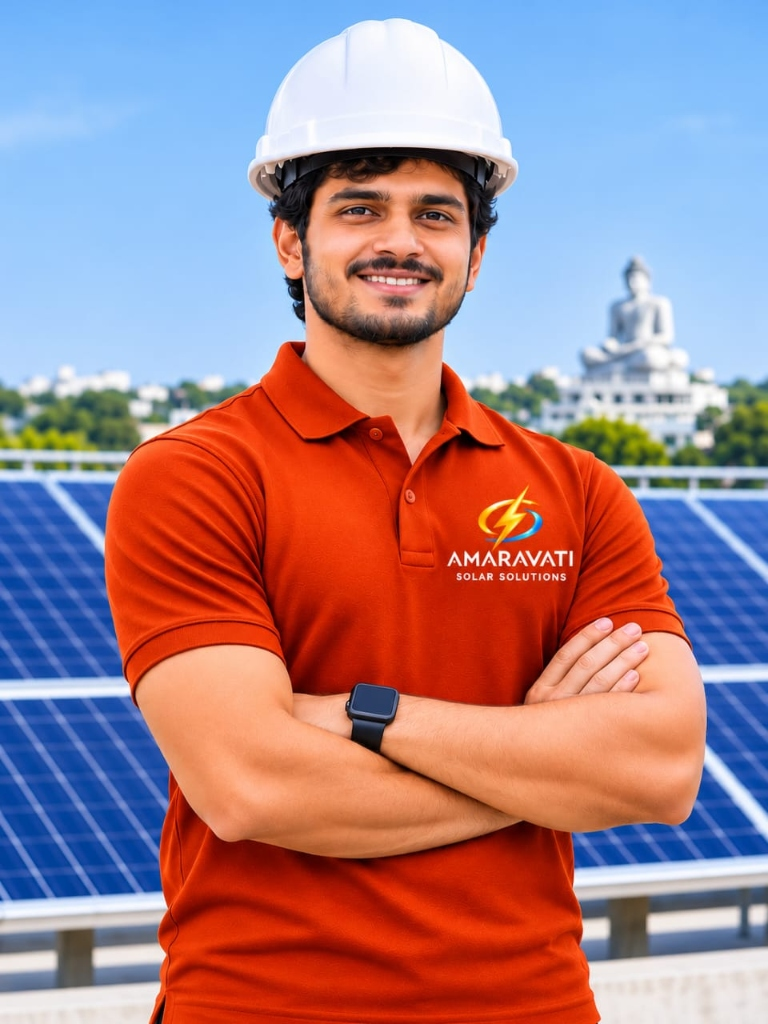
#> input picture frontend/src/assets/engineer-official-portrait.jpg, 768 x 1024 px, given in place of media_1793721853435_0e228a2a.png, which was not available; the run also reads 3 pictures not shown here
$ python composite_brand_uniforms.py
#> lines starting #> are read from the running program, lines starting #| are printed output that depends on the picture
import os
import colorsys
from PIL import Image, ImageDraw, ImageFilter

def main():
    logo_path = r'C:\Users\DELL\.gemini\antigravity\brain\7cecb2a3-82de-4c76-974c-3d57eb893078\.user_uploaded\media_1793721853435_0e228a2a.png'
    assets_dir = r'frontend/src/assets'

    print('Loading official logo from:', logo_path)
    logo = Image.open(logo_path).convert('RGBA')

    # 1. Extract emblem and text lines
    # Emblem is (12, 12, 309, 295)
    emblem = logo.crop((12, 12, 309, 295))

    # Text area (320..1010)
    text_area = logo.crop((320, 12, 1010, 295))

    # Line 1: 'AMARAVATI'
    l1_raw = text_area.crop((0, 75, text_area.width, 145))
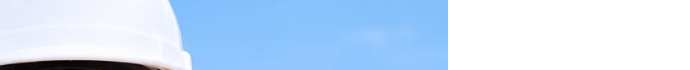
#> l1_raw: PIL image 690x70 RGBA; mean R, G, B, A 111.4, 133.3, 157.4, 165.6; transparent parts drawn white
    l1_bbox = l1_raw.getbbox()
#> l1_bbox = (0, 0, 448, 70)
    l1_navy = l1_raw.crop(l1_bbox)

    # Convert Line 1 to pure white
    l1_white = Image.new('RGBA', l1_navy.size, (255, 255, 255, 0))
    l1_white.putalpha(l1_navy.split()[3])
#> l1_white: PIL image 448x70 RGBA; every value is 255

    # Line 2: 'SOLAR SOLUTIONS'
    l2_raw = text_area.crop((0, 160, text_area.width, 210))
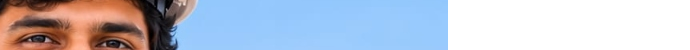
#> l2_raw: PIL image 690x50 RGBA; mean R, G, B, A 97.3, 102.9, 117.3, 165.6; transparent parts drawn white
    l2_bbox = l2_raw.getbbox()
#> l2_bbox = (0, 0, 448, 50)
    l2_navy = l2_raw.crop(l2_bbox)

    # Convert Line 2 to pure white
    l2_white = Image.new('RGBA', l2_navy.size, (255, 255, 255, 0))
    l2_white.putalpha(l2_navy.split()[3])
#> l2_white: PIL image 448x50 RGBA; every value is 255

    # 2. Build Official Chest Badge (Circular Navy Patch with Gold Rim)
    circ_size = 600
    chest_badge = Image.new('RGBA', (circ_size, circ_size), (0, 0, 0, 0))
#> chest_badge: PIL image 600x600 RGBA; every value is 0
    draw = ImageDraw.Draw(chest_badge)

    # Outer dark navy background with gold border
    draw.ellipse([8, 8, circ_size - 8, circ_size - 8], fill=(7, 30, 61, 235), outline=(230, 160, 20, 255), width=8)
    draw.ellipse([18, 18, circ_size - 18, circ_size - 18], outline=(255, 220, 100, 200), width=3)

    # 3D Golden lightning bolt & cyan orbit swoosh emblem
    c_em_w = 340
    c_em_h = int(emblem.height * (c_em_w / emblem.width))
#> c_em_h = 323
    c_em = emblem.resize((c_em_w, c_em_h), Image.Resampling.LANCZOS)
    chest_badge.paste(c_em, ((circ_size - c_em_w) // 2, 60), c_em)

    # Text Line 1: 'AMARAVATI'
    c_l1_w = 420
    c_l1_h = int(l1_white.height * (c_l1_w / l1_white.width))
#> c_l1_h = 65
    c_l1 = l1_white.resize((c_l1_w, c_l1_h), Image.Resampling.LANCZOS)
#> c_l1: PIL image 420x65 RGBA; every value is 255
    chest_badge.paste(c_l1, ((circ_size - c_l1_w) // 2, 60 + c_em_h + 18), c_l1)

    # Text Line 2: 'SOLAR SOLUTIONS'
    c_l2_w = 380
    c_l2_h = int(l2_white.height * (c_l2_w / l2_white.width))
#> c_l2_h = 42
    c_l2 = l2_white.resize((c_l2_w, c_l2_h), Image.Resampling.LANCZOS)
#> c_l2: PIL image 380x42 RGBA; every value is 255
    chest_badge.paste(c_l2, ((circ_size - c_l2_w) // 2, 60 + c_em_h + 18 + c_l1_h + 12), c_l2)

    # 3. Build Official Back Badge for Step 3
    back_w, back_h = 1000, 800
    back_badge = Image.new('RGBA', (back_w, back_h), (0, 0, 0, 0))
#> back_badge: PIL image 1000x800 RGBA; every value is 0

    b_em_w = 520
    b_em_h = int(emblem.height * (b_em_w / emblem.width))
#> b_em_h = 495
    b_em = emblem.resize((b_em_w, b_em_h), Image.Resampling.LANCZOS)
    back_badge.paste(b_em, ((back_w - b_em_w) // 2, 40), b_em)
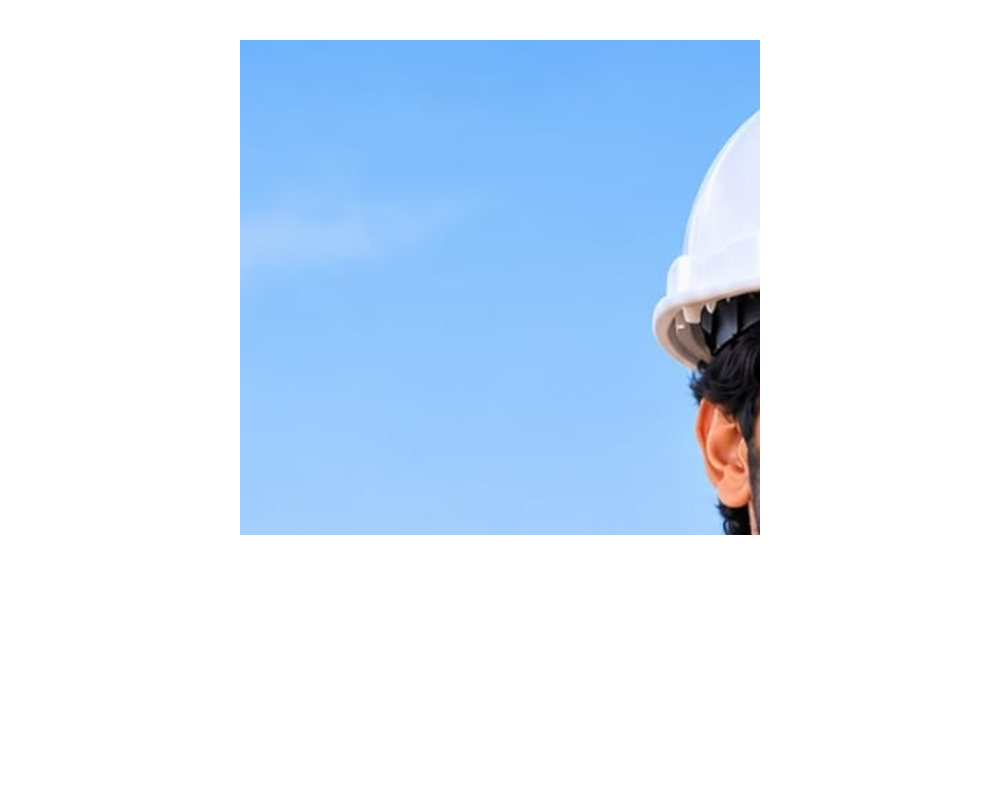
#> back_badge: PIL image 1000x800 RGBA; mean R, G, B, A 46.2, 61.3, 77.5, 82; transparent parts drawn white

    b_l1_w = 760
    b_l1_h = int(l1_white.height * (b_l1_w / l1_white.width))
#> b_l1_h = 118
    b_l1 = l1_white.resize((b_l1_w, b_l1_h), Image.Resampling.LANCZOS)
#> b_l1: PIL image 760x118 RGBA; every value is 255
    back_badge.paste(b_l1, ((back_w - b_l1_w) // 2, 40 + b_em_h + 30), b_l1)

    b_l2_w = 720
    b_l2_h = int(l2_white.height * (b_l2_w / l2_white.width))
#> b_l2_h = 80
    b_l2 = l2_white.resize((b_l2_w, b_l2_h), Image.Resampling.LANCZOS)
#> b_l2: PIL image 720x80 RGBA; every value is 255
    back_badge.paste(b_l2, ((back_w - b_l2_w) // 2, 40 + b_em_h + 30 + b_l1_h + 20), b_l2)

    bbox_back = back_badge.getbbox()
#> bbox_back = (120, 40, 880, 783)
    back_badge = back_badge.crop(bbox_back)
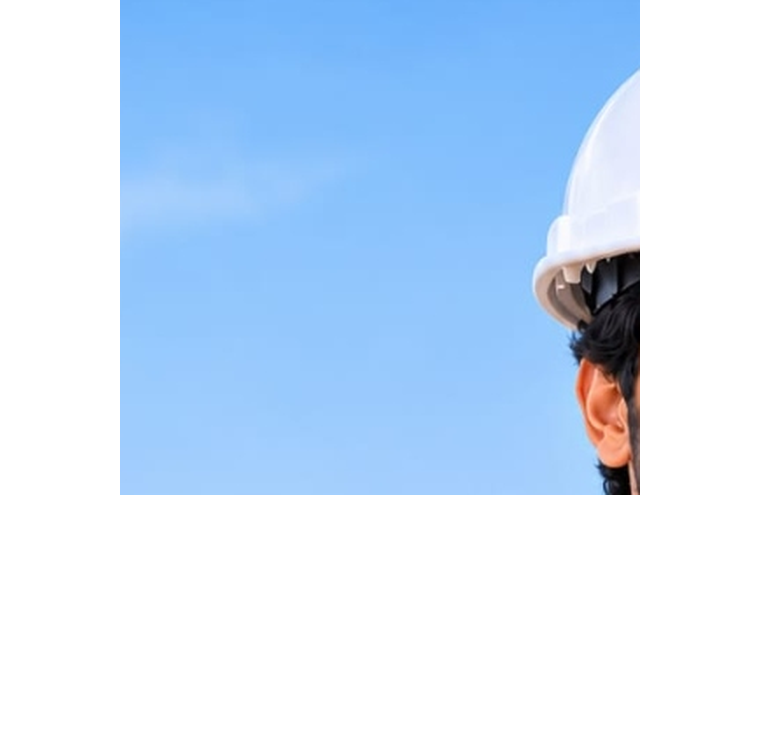
#> back_badge: PIL image 760x743 RGBA; mean R, G, B, A 132, 153.3, 176.3, 182.7; transparent parts drawn white

    # 4. Build Helmet Logo Sticker (crisp horizontal logo with white background badge)
    hw, hh = 400, 120
    helmet_sticker = Image.new('RGBA', (hw, hh), (0, 0, 0, 0))
#> helmet_sticker: PIL image 400x120 RGBA; every value is 0
    hdraw = ImageDraw.Draw(helmet_sticker)
    # subtle rounded white backplate for helmet
    hdraw.rounded_rectangle([2, 2, hw - 2, hh - 2], radius=16, fill=(255, 255, 255, 230), outline=(200, 205, 210, 255), width=2)

    # paste original logo inside
    log_w = 360
    log_h = int(logo.height * (log_w / logo.width))
#> log_h = 480
    log_scaled = logo.resize((log_w, log_h), Image.Resampling.LANCZOS)
    helmet_sticker.paste(log_scaled, ((hw - log_w) // 2, (hh - log_h) // 2), log_scaled)

    # Target #B83A16 HLS
    target_r, target_g, target_b = 184 / 255.0, 58 / 255.0, 22 / 255.0
    target_h, target_l, target_s = colorsys.rgb_to_hls(target_r, target_g, target_b)

    def grade_shirt(im, x1, y1, x2, y2, max_hue=35.0, min_hue=340.0, skin_box=None):
        pixels = im.load()
        w, h = im.size
        for y in range(max(0, y1), min(h, y2)):
            for x in range(max(0, x1), min(w, x2)):
                if skin_box and (skin_box[0] <= x <= skin_box[2] and skin_box[1] <= y <= skin_box[3]):
                    continue
                r, g, b = pixels[x, y]
                rf, gf, bf = r / 255.0, g / 255.0, b / 255.0
                h_val, l_val, s_val = colorsys.rgb_to_hls(rf, gf, bf)
                h_deg = h_val * 360.0

                is_shirt = (h_deg <= max_hue or h_deg >= min_hue) and s_val > 0.16 and 0.05 < l_val < 0.75 and rf > bf * 1.25
                if is_shirt:
                    new_h = target_h
                    new_s = min(0.92, max(target_s * 0.85, s_val * 1.2))
                    adj_l = l_val
                    if adj_l > 0.45:
                        adj_l = 0.45 + (adj_l - 0.45) * 0.75
                    new_r, new_g, new_b = colorsys.hls_to_rgb(new_h, adj_l, new_s)
                    pixels[x, y] = (int(new_r * 255), int(new_g * 255), int(new_b * 255))

    def paste_badge(im, badge, cx, cy, diameter, angle=0):
        w = diameter
        h = int(badge.height * (w / badge.width))
        b_scaled = badge.resize((w, h), Image.Resampling.LANCZOS)
        if angle != 0:
            b_scaled = b_scaled.rotate(angle, Image.Resampling.BICUBIC, expand=True)
        im_rgba = im.convert('RGBA')
        px = int(cx - b_scaled.width // 2)
        py = int(cy - b_scaled.height // 2)
        im_rgba.paste(b_scaled, (px, py), b_scaled)
        return im_rgba.convert('RGB')

    print('\n--- Processing 1. process-step-1-consultation.jpg ---')
    p1 = os.path.join(assets_dir, 'process-step-1-consultation.jpg')
    im1 = Image.open(p1).convert('RGB')
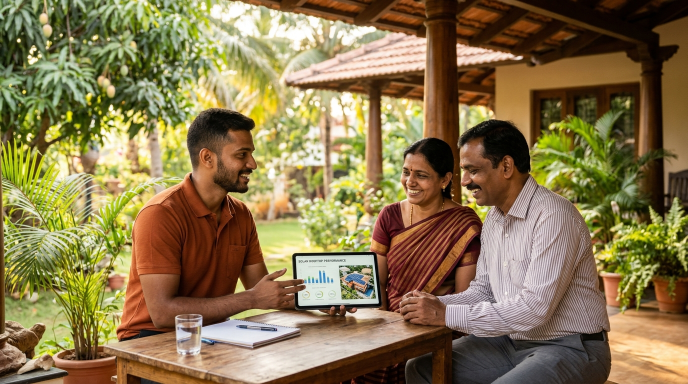
#> input picture frontend/src/assets/process-step-1-consultation.jpg, 1376 x 768 px, found by its file name (shown at 1/2 size)
#> im1 is the input picture: PIL image 1376x768 RGB; mean R, G, B 137, 118.5, 77.9
    grade_shirt(im1, 70, 270, 440, 600, max_hue=35.0, skin_box=(280, 420, 390, 520))
    im1 = paste_badge(im1, chest_badge, 260, 360, diameter=82, angle=2)
    im1.save(p1, quality=96)
    print('Saved Step 1 Consultation successfully.')

    print('\n--- Processing 2. process-step-2-inspection.jpg ---')
    p2 = os.path.join(assets_dir, 'process-step-2-inspection.jpg')
    im2 = Image.open(p2).convert('RGB')
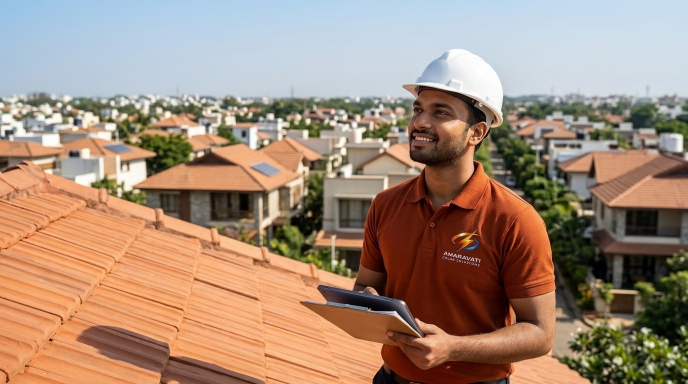
#> input picture frontend/src/assets/process-step-2-inspection.jpg, 1376 x 768 px, found by its file name (shown at 1/2 size)
#> im2 is the input picture: PIL image 1376x768 RGB; mean R, G, B 164.4, 138.4, 119.9
    grade_shirt(im2, 530, 240, 850, 620, max_hue=35.0, skin_box=(680, 440, 780, 540))
    im2 = paste_badge(im2, chest_badge, 695, 268, diameter=78, angle=-3)
    im2 = paste_badge(im2, helmet_sticker, 700, 154, diameter=54, angle=0)
#> call 3 of paste_badge, with cx = 700, cy = 154, diameter = 54, angle = 0
#> in paste_badge (call 3), `b_scaled = badge.resize((w, h), Image.Resampling.LANCZOS)`:
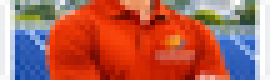
#> b_scaled: PIL image 54x16 RGBA (shown 5 times larger); mean R, G, B, A 175.7, 97.8, 86.1, 249.9; transparent parts drawn white
    im2.save(p2, quality=96)
    print('Saved Step 2 Inspection successfully.')

    print('\n--- Processing 3. process-step-3-design.jpg ---')
    p3 = os.path.join(assets_dir, 'process-step-3-design.jpg')
    im3 = Image.open(p3).convert('RGB')
    pix3 = im3.load()
    # Inpaint old print
    for y in range(265, 510):
        ref_col = pix3[545, y]
        rf, gf, bf = ref_col[0] / 255.0, ref_col[1] / 255.0, ref_col[2] / 255.0
        h, l, s = colorsys.rgb_to_hls(rf, gf, bf)
        new_r, new_g, new_b = colorsys.hls_to_rgb(target_h, max(0.15, min(0.65, l)), target_s)
        clean_rgb = (int(new_r * 255), int(new_g * 255), int(new_b * 255))
        for x in range(565, 815):
            r, g, b = pix3[x, y]
            is_print = (r > 175 and g > 165) or (b > r + 15 and b > 90) or (r > 160 and g > 115 and b < 85)
            if is_print:
                pix3[x, y] = clean_rgb
#> this loop made 245 passes
#> (ref_col, rf, gf, bf, h, l, s, new_r) on passes 1 to 3: ((66, 20, 7), 0.259, 0.0784, 0.0275, 0.0367, 0.143, 0.808, 0.268), ((68, 22, 9), 0.267, 0.0863, 0.0353, 0.0367, 0.151, 0.766, 0.27), ((69, 21, 7), 0.271, 0.0824, 0.0275, 0.0376, 0.149, 0.816, 0.268)
    # Grade entire shirt
    grade_shirt(im3, 480, 220, 920, 760, max_hue=35.0)
    # Paste back badge
    im3 = paste_badge(im3, back_badge, 691, 389, diameter=240, angle=0)
    im3.save(p3, quality=96)
    print('Saved Step 3 Design successfully.')

    print('\n--- Processing 4. process-step-4-installation.jpg ---')
    p4 = os.path.join(assets_dir, 'process-step-4-installation.jpg')
    im4 = Image.open(p4).convert('RGB')
    grade_shirt(im4, 760, 180, 1080, 580, max_hue=35.0)
    grade_shirt(im4, 1060, 200, 1370, 580, max_hue=52.0) # includes tan/light orange
    im4 = paste_badge(im4, chest_badge, 1054, 264, diameter=70, angle=-4)
    im4 = paste_badge(im4, chest_badge, 1157, 300, diameter=65, angle=2)
    im4.save(p4, quality=96)
    print('Saved Step 4 Installation successfully.')

    print('\n--- Processing 5. installation.jpg ---')
    p5 = os.path.join(assets_dir, 'installation.jpg')
    im5 = Image.open(p5).convert('RGB')
    grade_shirt(im5, 120, 290, 640, 768, max_hue=38.0)
    grade_shirt(im5, 720, 400, 1320, 768, max_hue=38.0)
    im5 = paste_badge(im5, chest_badge, 569, 421, diameter=85, angle=-2)
    im5 = paste_badge(im5, chest_badge, 1123, 580, diameter=82, angle=3)
    im5 = paste_badge(im5, helmet_sticker, 327, 195, diameter=58, angle=-5)
    im5 = paste_badge(im5, helmet_sticker, 806, 318, diameter=54, angle=15)
    im5.save(p5, quality=96)
    print('Saved installation.jpg successfully.')

    print('\nAll 5 images processed and saved to frontend/src/assets!')

if __name__ == '__main__':
    main()
